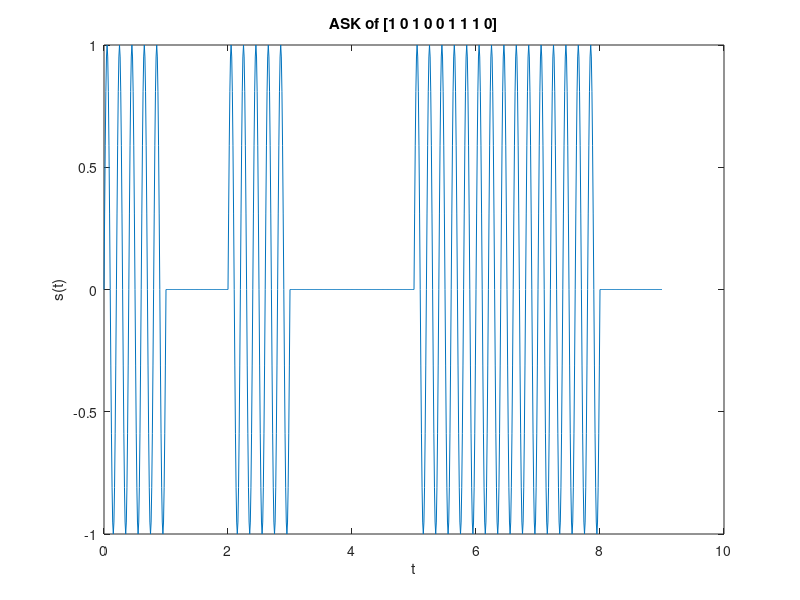

Write the MATLAB code that produced this figure.
inputData = [1 0 1 0 0 1 1 1 0];
t=0:.01:length(inputData);
% Signal matrix
s=zeros(100*length(inputData)+1,1);
for i=1:length(inputData)
    if inputData(i) == 0
        % If bit is 0 signal is 0
        s((i-1)*100+1:(i-1)*100+100) = 0;
    else 
        % Index for signal matrix
        k=(i-1)*100;
        for j=i-1:.01:(i-1)+0.99
            k=k+1;
            s(k)=sin(2*pi*5*t(k));
        end
    end
end
plot(t,s);
xlabel('t');
ylabel('s(t)');
title('ASK of [1 0 1 0 0 1 1 1 0]')

